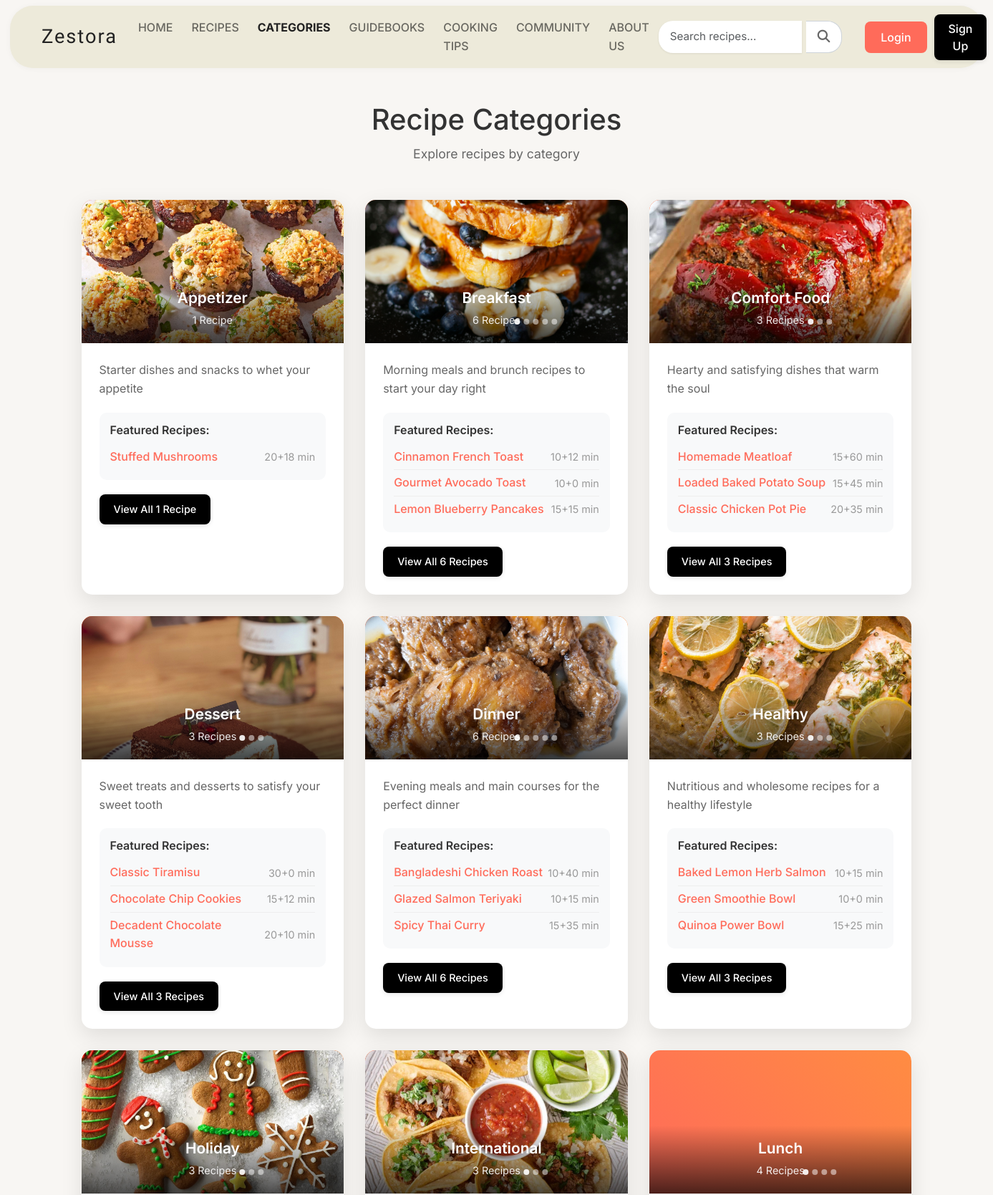
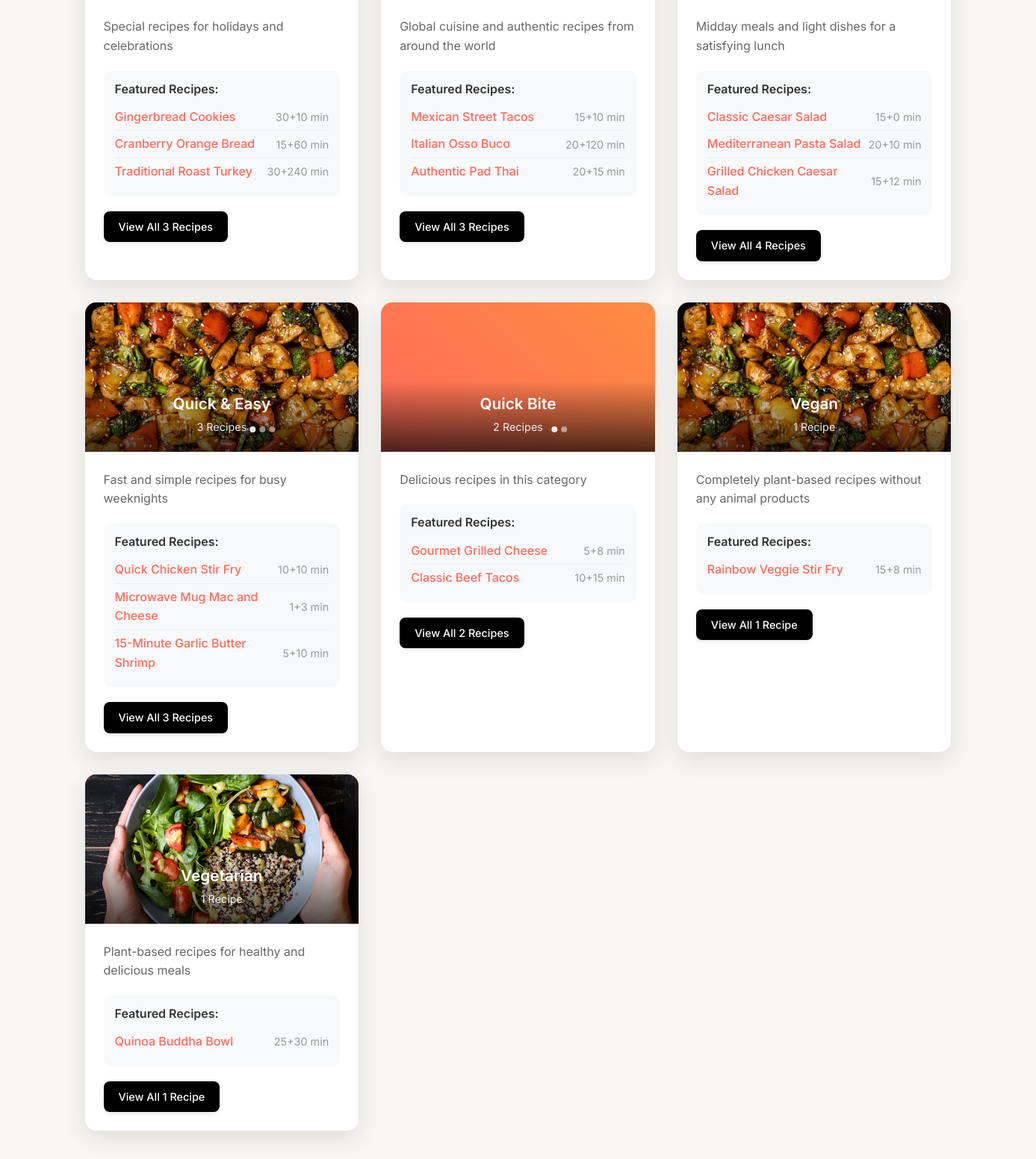
The app's page /recipes/categories/ (upper part) with its own data (2 pictures, top to bottom).
### recipes/models.py (models this page shows, shortened)
class Recipe(models.Model):
    DIFFICULTY_CHOICES = [
        ('easy', 'Easy'),
        ('medium', 'Medium'),
        ('hard', 'Hard'),
    ]
    title = models.CharField(max_length=200)
    slug = models.SlugField(unique=True)
    description = models.TextField()
    ingredients = models.TextField()
    instructions = models.TextField()
    prep_time = models.IntegerField(help_text="Preparation time in minutes")
    cook_time = models.IntegerField(help_text="Cooking time in minutes")
    servings = models.IntegerField()
    difficulty = models.CharField(max_length=10, choices=DIFFICULTY_CHOICES)
    category = models.ForeignKey(Category, on_delete=models.CASCADE)
    image = models.ImageField(upload_to='recipes/', blank=True, null=True, help_text="Upload recipe image")
    author = models.ForeignKey(User, on_delete=models.CASCADE)
    featured = models.BooleanField(default=False)
    created_at = models.DateTimeField(auto_now_add=True)
    updated_at = models.DateTimeField(auto_now=True)

class Category(models.Model):
    name = models.CharField(max_length=100)
    slug = models.SlugField(unique=True)
    description = models.TextField(blank=True)
    image = models.ImageField(upload_to='categories/', blank=True, null=True)
    created_at = models.DateTimeField(auto_now_add=True)
    class Meta:
        verbose_name_plural = "Categories"

### recipes/views.py (the view)
# urls.py: path('categories/', views.category_list, name='category_list'),
def category_list(request):
    categories = Category.objects.all().order_by('name')
    categories_with_recipes = []
    for category in categories:
        category_recipes = Recipe.objects.filter(category=category).order_by('-created_at')
        sample_recipes = category_recipes[:5]  # Get up to 5 for carousel
        display_recipes = category_recipes[:3]  # Limit to 3 for display list
        categories_with_recipes.append({
            'category': category,
            'recipe_count': category_recipes.count(),
            'sample_recipes': sample_recipes,  # For carousel
            'display_recipes': display_recipes  # For text list
        })
    return render(request, 'recipes/category_list.html', {
        'categories_with_recipes': categories_with_recipes,
        'categories': categories,  # Keep for backward compatibility
        'active_page': 'categories'
    })

### templates/recipes/category_list.html (shortened to what this page needs)
{% extends 'base.html' %}
{% load static %}
{% block content %}
<div class="container">
    <div class="page-header">
        <h1>Recipe Categories</h1>
        <p>Explore recipes by category</p>
    </div>
    <div class="categories-grid">
        {% for category_data in categories_with_recipes %}
        {% with category=category_data.category %}
        <div class="category-card">
            <div class="category-image">
                {% if category.image %}
                    <img src="{{ category.image.url }}" alt="{{ category.name }}">
                {% elif category_data.sample_recipes %}
                    <div class="recipe-carousel" data-category="{{ category.id }}">
                        {% for recipe in category_data.sample_recipes %}
                            {% if recipe.image %}
                                {% load static %}
                                {% if recipe.image.name|slice:":8" == "recipes/" %}
                                    <img src="{{ recipe.image.url }}" alt="{{ recipe.title }}" class="carousel-image{% if forloop.first %} active{% endif %}">
                                {% else %}
                                    <img src="{% static recipe.image %}" alt="{{ recipe.title }}" class="carousel-image{% if forloop.first %} active{% endif %}">
                                {% endif %}
                            {% endif %}
                        {% endfor %}
                        {% if category_data.sample_recipes|length > 1 %}
                            <div class="carousel-indicators">
                                {% for recipe in category_data.sample_recipes %}
                                    {% if recipe.image %}
                                        <span class="indicator{% if forloop.first %} active{% endif %}" data-slide="{{ forloop.counter0 }}"></span>
                                    {% endif %}
                                {% endfor %}
                            </div>
                        {% endif %}
                    </div>
                {% else %}
                    <div class="placeholder-image">🍽️</div>
                {% endif %}
                <div class="category-overlay">
                    <h3 class="category-title">{{ category.name }}</h3>
                    <span class="recipe-count">{{ category_data.recipe_count }} Recipe{{ category_data.recipe_count|pluralize }}</span>
                </div>
            </div>
            <div class="category-content">
                <p>{{ category.description|default:"Delicious recipes in this category" }}</p>
                {% if category_data.display_recipes %}
                    <div class="sample-recipes">
                        <h4>Featured Recipes:</h4>
                        <ul class="recipe-list">
                            {% for recipe in category_data.display_recipes %}
                            <li class="recipe-item">
                                <a href="{% url 'recipes:recipe_detail' recipe.slug %}">{{ recipe.title }}</a>
                                <span class="recipe-time">{{ recipe.prep_time }}+{{ recipe.cook_time }} min</span>
                            </li>
                            {% endfor %}
                        </ul>
                    </div>
                {% endif %}
                {% if category.slug %}
                    <a href="{% url 'recipes:category_detail' category.slug %}" class="btn btn-primary">
                        View All {{ category_data.recipe_count }} Recipe{{ category_data.recipe_count|pluralize }}
                    </a>
                {% else %}
                    <span class="btn btn-disabled">No recipes available</span>
                {% endif %}
            </div>
        </div>
        {% endwith %}
        {% empty %}
        <div class="no-categories">
            <h3>No categories available yet</h3>
            <p>Check back later for recipe categories!</p>
        </div>
        {% endfor %}
    </div>
</div>
{% endblock %}

### static/css/styles.css (style rules this page uses)
.btn.btn-primary { background: #000; color: #fff; border: none; box-shadow: 0 2px 6px rgba(0,0,0,0.09); }
* { margin: 0; padding: 0; box-sizing: border-box; }
body { font-family: 'Inter', sans-serif; line-height: 1.6; color: #333; background-color: #f8f6f3; }
.btn { text-decoration: none; padding: 0.75rem 1.5rem; border-radius: 8px; font-weight: 500; font-size: 0.9rem; transition: all 0.3s ease; border: 2px solid transparent; cursor: pointer; display: inline-block; }
.btn-primary { background: #e85a4f; color: white; border-color: #e85a4f; }

### static/css/navbar_footer.css (style rules this page uses)
.btn.btn-primary { background: #000; color: #fff; border: none; box-shadow: 0 2px 6px rgba(0,0,0,0.09); }
.btn-primary { background: #000 !important; border-color: #000 !important; border-radius: 8px !important; font-weight: 500 !important; }

### templates/recipes/category_list.html (style rules this page uses)
.container { max-width: 1200px; margin: 0 auto; padding: 40px 20px; }
.page-header { text-align: center; margin-bottom: 50px; }
.page-header h1 { font-size: 2.5rem; color: #333; margin-bottom: 10px; }
.page-header p { color: #666; font-size: 1.1rem; }
.categories-grid { display: grid; grid-template-columns: repeat(auto-fit, minmax(300px, 1fr)); gap: 30px; }
.category-card { background: white; border-radius: 15px; overflow: hidden; box-shadow: 0 10px 30px rgba(0,0,0,0.1); transition: transform 0.3s ease; }
.category-image { height: 200px; background: linear-gradient(45deg, #ff6b5a, #ff8c42); display: flex; align-items: center; justify-content: center; position: relative; overflow: hidden; }
.category-image img { width: 100%; height: 100%; object-fit: cover; }
.recipe-carousel { width: 100%; height: 100%; position: relative; overflow: hidden; }
.carousel-image { width: 100%; height: 100%; object-fit: cover; position: absolute; top: 0; left: 0; opacity: 0; transition: opacity 1s ease-in-out; background: linear-gradient(45deg, #ff6b5a, #ff8c42); }
.carousel-image.active { opacity: 1; }
.carousel-indicators { position: absolute; bottom: 10px; left: 50%; transform: translateX(-50%); display: flex; gap: 5px; z-index: 10; }
.indicator { width: 8px; height: 8px; border-radius: 50%; background: rgba(255, 255, 255, 0.5); cursor: pointer; transition: background 0.3s ease; }
.indicator.active { background: rgba(255, 255, 255, 0.9); }
.category-overlay { position: absolute; bottom: 0; left: 0; right: 0; background: linear-gradient(transparent, rgba(0,0,0,0.7)); color: white; padding: 20px; text-align: center; }
.category-title { font-size: 1.3rem; font-weight: 600; margin: 0 0 5px 0; transition: transform 0.3s ease; }
.recipe-count { font-size: 0.9rem; opacity: 0.9; }
.category-content { padding: 25px; }
.category-content p { color: #666; margin-bottom: 20px; }
.sample-recipes { margin-bottom: 20px; padding: 15px; background: #f8f9fa; border-radius: 10px; }
.sample-recipes h4 { font-size: 1rem; color: #333; margin-bottom: 10px; font-weight: 600; }
.recipe-list { list-style: none; padding: 0; margin: 0; }
.recipe-item { display: flex; justify-content: space-between; align-items: center; padding: 5px 0; border-bottom: 1px solid #eee; }
.recipe-item:last-child { border-bottom: none; }
.recipe-item a { color: #ff6b5a; text-decoration: none; font-weight: 500; flex: 1; }
.recipe-time { color: #999; font-size: 0.9rem; font-weight: 400; }
.btn { display: inline-block; padding: 10px 20px; background: #ff6b5a; color: white; text-decoration: none; border-radius: 25px; font-weight: 600; transition: background 0.3s ease; }

### records on screen
Category: category.name "Appetizer", recipe_count "1", category.description "Starter dishes and snacks to whet your appetite"
Recipe: shows a picture, title "Stuffed Mushrooms", prep_time "20", cook_time "18"
Category: category.name "Breakfast", recipe_count "6", category.description "Morning meals and brunch recipes to start your day right"
Recipe: image (picture), title "Cinnamon French Toast", prep_time "10", cook_time "12"
Recipe: title "Gourmet Avocado Toast", prep_time "10", cook_time "0"
Recipe: title "Lemon Blueberry Pancakes", prep_time "15", cook_time "15"
Category: category.name "Comfort Food", recipe_count "3", category.description "Hearty and satisfying dishes that warm the soul"
Recipe: shows a picture, title "Homemade Meatloaf", prep_time "15", cook_time "60"
Recipe: title "Loaded Baked Potato Soup", prep_time "15", cook_time "45"
Recipe: title "Classic Chicken Pot Pie", prep_time "20", cook_time "35"
Category: category.name "Dessert", recipe_count "3", category.description "Sweet treats and desserts to satisfy your sweet tooth"
Recipe: image (picture), title "Classic Tiramisu", prep_time "30", cook_time "0"
Recipe: title "Chocolate Chip Cookies", prep_time "15", cook_time "12"
Recipe: title "Decadent Chocolate Mousse", prep_time "20", cook_time "10"
Category: category.name "Dinner", recipe_count "6", category.description "Evening meals and main courses for the perfect dinner"
Recipe: image (picture), title "Bangladeshi Chicken Roast", prep_time "10", cook_time "40"
Recipe: title "Glazed Salmon Teriyaki", prep_time "10", cook_time "15"
Recipe: title "Spicy Thai Curry", prep_time "15", cook_time "35"
Category: category.name "Healthy", recipe_count "3", category.description "Nutritious and wholesome recipes for a healthy lifestyle"
Recipe: shows a picture, title "Baked Lemon Herb Salmon", prep_time "10", cook_time "15"
Recipe: title "Green Smoothie Bowl", prep_time "10", cook_time "0"
Recipe: title "Quinoa Power Bowl", prep_time "15", cook_time "25"
Category: category.name "Holiday", recipe_count "3", category.description "Special recipes for holidays and celebrations"
Recipe: image (picture), title "Gingerbread Cookies", prep_time "30", cook_time "10"
Recipe: title "Cranberry Orange Bread", prep_time "15", cook_time "60"
Recipe: title "Traditional Roast Turkey", prep_time "30", cook_time "240"
Category: category.name "International", recipe_count "3", category.description "Global cuisine and authentic recipes from around the world"
Recipe: image (picture), title "Mexican Street Tacos", prep_time "15", cook_time "10"
Recipe: title "Italian Osso Buco", prep_time "20", cook_time "120"
Recipe: title "Authentic Pad Thai", prep_time "20", cook_time "15"
Category: category.name "Lunch", recipe_count "4", category.description "Midday meals and light dishes for a satisfying lunch"
Recipe: title "Classic Caesar Salad", prep_time "15", cook_time "0"
Recipe: title "Mediterranean Pasta Salad", prep_time "20", cook_time "10"
Recipe: title "Grilled Chicken Caesar Salad", prep_time "15", cook_time "12"
Category: category.name "Quick & Easy", recipe_count "3", category.description "Fast and simple recipes for busy weeknights"
Recipe: image (picture), title "Quick Chicken Stir Fry", prep_time "10", cook_time "10"
Recipe: title "Microwave Mug Mac and Cheese", prep_time "1", cook_time "3"
Recipe: title "15-Minute Garlic Butter Shrimp", prep_time "5", cook_time "10"
Category: category.name "Quick Bite", recipe_count "2", category.description "Delicious recipes in this category"
Recipe: title "Gourmet Grilled Cheese", prep_time "5", cook_time "8"
Recipe: title "Classic Beef Tacos", prep_time "10", cook_time "15"
Category: category.name "Vegan", recipe_count "1", category.description "Completely plant-based recipes without any animal products"
Recipe: title "Rainbow Veggie Stir Fry", prep_time "15", cook_time "8"
Category: category.name "Vegetarian", recipe_count "1", category.description "Plant-based recipes for healthy and delicious meals"
Recipe: image (picture), title "Quinoa Buddha Bowl", prep_time "25", cook_time "30"
